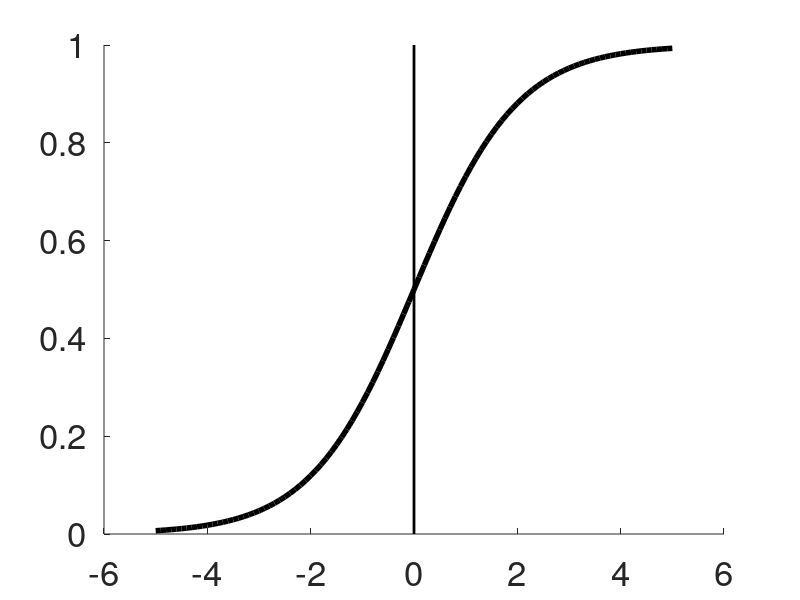

MATLAB code for this plot:
x=-5:.1:5;
s = 1./(1+exp(-x));
plot(x,s,'color','k','linewidth', 4)
yL = ylim;
line([0 0], yL,'color','k','linewidth',2) %y-axis
set(gca,'FontSize',25)
box off